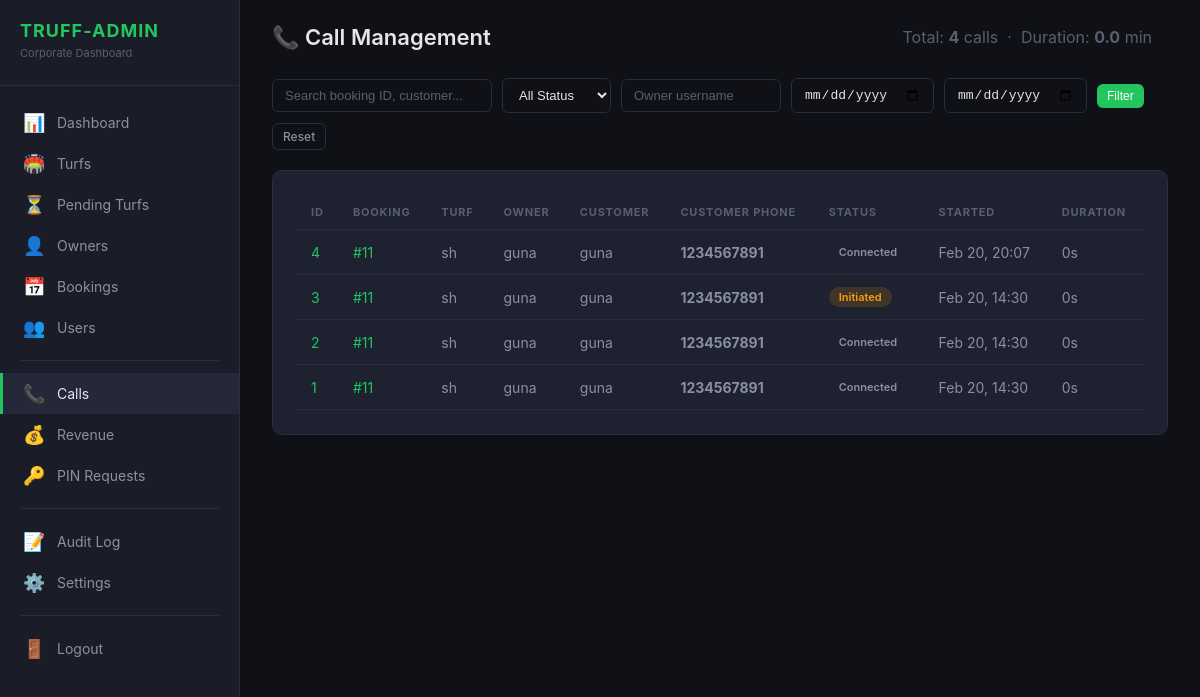
The page /truff-admin/calls/ (signed in) on the database its author committed.
### bookings/models.py (models this page shows, shortened)
class CallRecord(models.Model):
    booking = models.ForeignKey(
        Booking,
        on_delete=models.CASCADE,
        related_name='call_records',
    )
    initiated_by = models.ForeignKey(
        settings.AUTH_USER_MODEL,
        on_delete=models.CASCADE,
        related_name='initiated_calls',
        help_text='The turf owner who clicked Call Customer',
    )
    conference_id = models.CharField(
        max_length=100, unique=True, null=True, blank=True,
        help_text='Provider conference ID (Twilio/Exotel/etc.)',
    )
    owner_called = models.BooleanField(default=False)
    customer_called = models.BooleanField(default=False)
    started_at = models.DateTimeField(auto_now_add=True)
    ended_at = models.DateTimeField(null=True, blank=True)
    duration_seconds = models.IntegerField(default=0)
    status = models.CharField(
        max_length=20,
        choices=CallStatus.choices,
        default=CallStatus.INITIATED,
    )
    recording_url = models.URLField(null=True, blank=True)
    admin_notified = models.BooleanField(default=False)
    admin_acknowledged = models.BooleanField(default=False)
    admin_acknowledged_at = models.DateTimeField(null=True, blank=True)
    admin_notes = models.TextField(blank=True, default='')
    class Meta:
        ordering = ['-started_at']
        indexes = [
            models.Index(fields=['booking', '-started_at']),
            models.Index(fields=['initiated_by', '-started_at']),
            models.Index(fields=['status']),
        ]

class Booking(models.Model):
    user = models.ForeignKey(
        settings.AUTH_USER_MODEL,
        on_delete=models.CASCADE,
        related_name='bookings',
    )
    turf = models.ForeignKey(
        'turfs.Turf',
        on_delete=models.CASCADE,
        related_name='bookings',
    )
    preview = models.ForeignKey(
        BookingPreview,
        on_delete=models.SET_NULL,
        null=True, blank=True,
        related_name='booking',
    )
    booking_date = models.DateField()
    start_time = models.TimeField()
    end_time = models.TimeField()
    selected_slots = models.JSONField(null=True, blank=True)
    price_per_hour = models.DecimalField(max_digits=10, decimal_places=2, default=Decimal('0.00'))
    total_price = models.DecimalField(max_digits=10, decimal_places=2, default=Decimal('0.00'))
    discount = models.DecimalField(max_digits=10, decimal_places=2, default=Decimal('0.00'))
    final_price = models.DecimalField(max_digits=10, decimal_places=2, default=Decimal('0.00'))
    gst_amount = models.DecimalField(max_digits=10, decimal_places=2, default=Decimal('0.00'))
    commission = models.DecimalField(max_digits=10, decimal_places=2, default=Decimal('0.00'))
    gst_on_commission = models.DecimalField(max_digits=10, decimal_places=2, default=Decimal('0.00'))
    commission_percent = models.DecimalField(max_digits=5, decimal_places=2, default=Decimal('5.00'))
    platform_fee = models.DecimalField(max_digits=10, decimal_places=2, default=Decimal('0.00'))
    gst_on_platform_fee = models.DecimalField(max_digits=10, decimal_places=2, default=Decimal('0.00'))
    platform_revenue = models.DecimalField(max_digits=10, decimal_places=2, default=Decimal('0.00'))
    owner_payout = models.DecimalField(max_digits=10, decimal_places=2, default=Decimal('0.00'))
    payout_status = models.CharField(
        max_length=20,
        choices=PayoutStatus.choices,
        default=PayoutStatus.PENDING,
    )
    is_redeemed = models.BooleanField(default=False)
    credits_used = models.PositiveIntegerField(default=0)
    is_first_booking = models.BooleanField(default=False)
    idempotency_key = models.UUIDField(unique=True, null=True, blank=True)
    booking_status = models.CharField(
        max_length=20,
        choices=BookingStatus.choices,
        default=BookingStatus.PENDING,
    )
    payment_status = models.CharField(
        max_length=20,
        choices=PaymentStatus.choices,
        default=PaymentStatus.PENDING,
    )
    razorpay_order_id = models.CharField(max_length=100, null=True, blank=True, db_index=True)
    razorpay_payment_id = models.CharField(max_length=100, null=True, blank=True)
    razorpay_signature = models.CharField(max_length=200, null=True, blank=True)
    notes = models.TextField(blank=True, null=True)
    cancelled_reason = models.TextField(blank=True, null=True)
    cancelled_at = models.DateTimeField(blank=True, null=True)
    cancelled_by_admin = models.BooleanField(default=False)
    created_at = models.DateTimeField(auto_now_add=True)
    updated_at = models.DateTimeField(auto_now=True)
    class Meta:
        ordering = ['-created_at']
        indexes = [
            models.Index(fields=['user', 'booking_date']),
            models.Index(fields=['turf', 'booking_date']),
            models.Index(fields=['booking_status']),
            models.Index(fields=['idempotency_key']),
        ]

### turfs/models.py (models this page shows, shortened)
class Turf(models.Model):
    owner = models.ForeignKey(User, on_delete=models.CASCADE, related_name='turfs')
    name = models.CharField(max_length=200)
    description = models.TextField(blank=True, null=True)
    address = models.TextField()
    city = models.CharField(max_length=100)
    state = models.CharField(max_length=100)
    postal_code = models.CharField(max_length=10, blank=True, null=True)
    latitude = models.FloatField()
    longitude = models.FloatField()
    price_per_hour = models.IntegerField(validators=[MinValueValidator(1)])
    max_players = models.IntegerField(default=22, validators=[MinValueValidator(1)])
    status = models.CharField(max_length=20, choices=TurfStatus.choices, default=TurfStatus.PENDING)
    rejection_reason = models.TextField(blank=True, null=True)
    suspend_reason = models.TextField(blank=True, null=True)
    sports = models.ManyToManyField(Sport, related_name='turfs')
    amenities = models.ManyToManyField(Amenity, related_name='turfs')
    rating = models.FloatField(
        default=4.5,
        validators=[MinValueValidator(0.0), MaxValueValidator(5.0)]
    )
    review_count = models.IntegerField(default=0)
    is_active = models.BooleanField(default=False)
    google_maps_share_link = models.URLField(blank=True, null=True)
    created_at = models.DateTimeField(auto_now_add=True)
    updated_at = models.DateTimeField(auto_now=True)
    approved_at = models.DateTimeField(blank=True, null=True)
    approved_by = models.ForeignKey(
        User, on_delete=models.SET_NULL, null=True, blank=True,
        related_name='approved_turfs',
    )
    class Meta:
        ordering = ['-created_at']
        indexes = [
            models.Index(fields=['status', 'is_active']),
            models.Index(fields=['latitude', 'longitude']),
            models.Index(fields=['owner', 'status']),
        ]

### users/models.py (models this page shows, shortened)
class CustomUser(AbstractUser):
    class UserRole(models.TextChoices):
        USER = 'user', 'Normal User'
        TURF_OWNER = 'turf_owner', 'Turf Owner'
        PLATFORM_ADMIN = 'admin', 'Platform Admin'
    phone_number = models.CharField(max_length=15, blank=True, null=True)
    role = models.CharField(max_length=20, choices=UserRole.choices, default=UserRole.USER)
    profile_picture = models.ImageField(upload_to='profile_pictures/', blank=True, null=True)
    bio = models.TextField(blank=True, null=True)
    is_verified = models.BooleanField(default=False)
    is_phone_verified = models.BooleanField(default=False)
    referral_code = models.CharField(max_length=10, unique=True, null=True, blank=True)
    referred_by = models.ForeignKey(
        'self', null=True, blank=True, on_delete=models.SET_NULL, related_name='referrals'
    )
    referral_click_count = models.IntegerField(default=0)
    referral_install_count = models.IntegerField(default=0)
    referral_cashback_earned = models.DecimalField(max_digits=10, decimal_places=2, default=0)
    total_referrals = models.IntegerField(default=0)
    qualified_referrals = models.IntegerField(default=0)
    wallet_balance = models.DecimalField(max_digits=10, decimal_places=2, default=0)
    referred_by_owner = models.ForeignKey(
        'TurfOwner', null=True, blank=True, on_delete=models.SET_NULL,
        related_name='referred_users',
    )
    total_bookings = models.PositiveIntegerField(default=0)
    total_credits = models.PositiveIntegerField(default=0)
    used_credits = models.PositiveIntegerField(default=0)
    first_booking_completed = models.BooleanField(default=False)
    created_at = models.DateTimeField(auto_now_add=True)
    updated_at = models.DateTimeField(auto_now=True)
    class Meta:
        ordering = ['-created_at']

### truff_admin_panel/views.py (the view, shortened to what this page needs)
# urls.py: path('calls/', views.CallListView.as_view(), name='calls'),
class CallListView(TruffAdminRequiredMixin, View):
    def get(self, request):
        qs = CallRecord.objects.select_related(
            'booking', 'booking__user', 'booking__turf', 'initiated_by'
        ).order_by('-started_at')
        status_filter = request.GET.get('status', '')
        if status_filter:
            qs = qs.filter(status=status_filter)
        date_from = request.GET.get('date_from', '')
        date_to = request.GET.get('date_to', '')
        if date_from:
            qs = qs.filter(started_at__date__gte=date_from)
        if date_to:
            qs = qs.filter(started_at__date__lte=date_to)
        owner_filter = request.GET.get('owner', '')
        if owner_filter:
            qs = qs.filter(initiated_by__username__icontains=owner_filter)
        search = request.GET.get('q', '')
        total_calls = qs.count()
        total_duration = sum(c.duration_seconds for c in qs[:100])
        paginator = Paginator(qs, 25)
        page = paginator.get_page(request.GET.get('page', 1))
        return render(request, 'truff_admin/call_management.html', {
            'page': page,
            'total_calls': total_calls,
            'total_duration_min': round(total_duration / 60, 1),
            'status_choices': CallStatus.choices,
            'current_status': status_filter,
            'date_from': date_from,
            'date_to': date_to,
            'owner_filter': owner_filter,
            'search_query': search,
        })

### truff_admin_panel/context_processors.py (called while the page is built)
def pending_turf_count(request):
    if not request.user.is_authenticated:
        return {}
    if not (request.user.is_staff or request.user.groups.filter(name='Truff Admin').exists()):
        return {}
    try:
        return {'pending_turf_count': Turf.objects.filter(status=TurfStatus.PENDING).count()}
    except Exception:
        return {'pending_turf_count': 0}

### truff_admin_panel/mixins.py (called while the page is built)
    def test_func(self):
        user = self.request.user
        if not user.is_authenticated:
            return False
        return user.is_staff or user.groups.filter(name='Truff Admin').exists()

### truff_admin_panel/templates/truff_admin/call_management.html (shortened to what this page needs)
{% extends "truff_admin/base.html" %}
{% load truff_tags %}
{% block content %}
<div class="topbar">
    <h1>📞 Call Management</h1>
    <div class="topbar-actions">
        <span style="margin-right:16px;color:var(--text-muted);">
            Total: <strong>{{ total_calls }}</strong> calls
            &nbsp;·&nbsp;
            Duration: <strong>{{ total_duration_min }}</strong> min
        </span>
    </div>
</div>
<div class="filter-bar">
    <form method="get" style="display:flex;gap:10px;flex-wrap:wrap;align-items:center;width:100%;">
        <input type="text" name="q" class="form-input" placeholder="Search booking ID, customer..."
            value="{{ search_query }}" style="width:220px;">
        <select name="status" class="form-select">
            <option value="">All Status</option>
        </select>
        <input type="text" name="owner" class="form-input" placeholder="Owner username" value="{{ owner_filter }}"
            style="width:160px;">
        <input type="date" name="date_from" class="form-input" value="{{ date_from }}" title="From date">
        <input type="date" name="date_to" class="form-input" value="{{ date_to }}" title="To date">
        <button type="submit" class="btn btn-primary btn-sm">Filter</button>
        <a href="/truff-admin/calls/" class="btn btn-outline btn-sm">Reset</a>
    </form>
</div>
<div class="panel">
    <table class="data-table">
        <thead>
            <tr>
                <th>ID</th>
                <th>Booking</th>
                <th>Turf</th>
                <th>Owner</th>
                <th>Customer</th>
                <th>Customer Phone</th>
                <th>Status</th>
                <th>Started</th>
                <th>Duration</th>
            </tr>
        </thead>
        <tbody>
            {% for c in page %}
            <tr>
                <td><a href="/truff-admin/calls/{{ c.id }}/">{{ c.id }}</a></td>
                <td><a href="/truff-admin/bookings/{{ c.booking.id }}/">#{{ c.booking.id }}</a></td>
                <td>{{ c.booking.turf.name }}</td>
                <td>{{ c.initiated_by.first_name }} {{ c.initiated_by.last_name }}</td>
                <td>{{ c.booking.user.first_name }} {{ c.booking.user.last_name }}</td>
                <td><strong>{{ c.booking.user.phone_number|default:"—" }}</strong></td>
                <td>
                    <span class="badge
                        {% if c.status == 'completed' %}badge-success
                        {% elif c.status == 'connected' %}badge-info
                        {% elif c.status == 'initiated' %}badge-warning
                        {% else %}badge-danger{% endif %}
                    ">{{ c.status }}</span>
                </td>
                <td>{{ c.started_at|date:"M d, H:i" }}</td>
                <td>{{ c.duration_seconds }}s</td>
            </tr>
            {% empty %}
            <tr>
                <td colspan="9" style="text-align:center;color:var(--text-muted);">No call records found</td>
            </tr>
            {% endfor %}
        </tbody>
    </table>
</div>
{% endblock %}

### truff_admin_panel/static/truff_admin/css/style.css (style rules this page uses)
:root { --bg-primary: #0f1117; --bg-secondary: #1a1d27; --bg-card: #1e2130; --bg-hover: #252839; --border: #2a2d3a; --text-primary: #e4e6ec; --text-secondary: #8b8fa3; --text-muted: #5a5e73; --accent: #22c55e; --accent-hover: #16a34a; --accent-light: rgba(34, 197, 94, 0.12); --danger: #ef4444; --warning: #f59e0b; --info: #3b82f6; }
* { margin: 0; padding: 0; box-sizing: border-box; }
body { font-family: -apple-system, BlinkMacSystemFont, 'Segoe UI', Roboto, sans-serif; background: var(--bg-primary); color: var(--text-primary); min-height: 100vh; }
a { color: var(--accent); text-decoration: none; }
.topbar { display: flex; justify-content: space-between; align-items: center; margin-bottom: 28px; }
.topbar h1 { font-size: 22px; font-weight: 600; }
.topbar-actions { display: flex; gap: 12px; align-items: center; }
.panel { background: var(--bg-card); border: 1px solid var(--border); border-radius: 10px; padding: 24px; margin-bottom: 24px; }
.data-table { width: 100%; border-collapse: collapse; }
.data-table th { text-align: left; padding: 10px 14px; font-size: 11px; text-transform: uppercase; letter-spacing: 0.8px; color: var(--text-muted); border-bottom: 1px solid var(--border); }
.data-table td { padding: 12px 14px; font-size: 14px; border-bottom: 1px solid var(--border); color: var(--text-secondary); }
.badge { display: inline-block; padding: 3px 10px; border-radius: 12px; font-size: 11px; font-weight: 600; text-transform: capitalize; }
.badge-warning { background: rgba(245,158,11,0.15); color: #f59e0b; }
.btn { display: inline-flex; align-items: center; gap: 6px; padding: 8px 16px; border: none; border-radius: 6px; font-size: 13px; font-weight: 500; cursor: pointer; transition: all 0.15s; }
.btn-primary { background: var(--accent); color: #fff; }
.btn-outline { background: transparent; border: 1px solid var(--border); color: var(--text-secondary); }
.btn-sm { padding: 5px 10px; font-size: 12px; }
.form-input, .form-select { background: var(--bg-primary); border: 1px solid var(--border); color: var(--text-primary); padding: 8px 12px; border-radius: 6px; font-size: 13px; outline: none; }
.form-input::placeholder { color: var(--text-muted); }
.filter-bar { display: flex; gap: 10px; align-items: center; flex-wrap: wrap; margin-bottom: 20px; }

### rows shown on the page
CallRecord: id "4", booking.id "11", booking.turf.name "sh", initiated_by.first_name "guna", booking.user.first_name "guna", booking.user.phone_number "1234567891", status "Connected", started_at "Feb 20, 20:07", duration_seconds "0"
CallRecord: id "3", booking.id "11", booking.turf.name "sh", initiated_by.first_name "guna", booking.user.first_name "guna", booking.user.phone_number "1234567891", status "Initiated", started_at "Feb 20, 14:30", duration_seconds "0"
CallRecord: id "2", booking.id "11", booking.turf.name "sh", initiated_by.first_name "guna", booking.user.first_name "guna", booking.user.phone_number "1234567891", status "Connected", started_at "Feb 20, 14:30", duration_seconds "0"
CallRecord: id "1", booking.id "11", booking.turf.name "sh", initiated_by.first_name "guna", booking.user.first_name "guna", booking.user.phone_number "1234567891", status "Connected", started_at "Feb 20, 14:30", duration_seconds "0"

### other values the page prints
{{ total_calls }} "4"
{{ total_duration_min }} "0.0"
